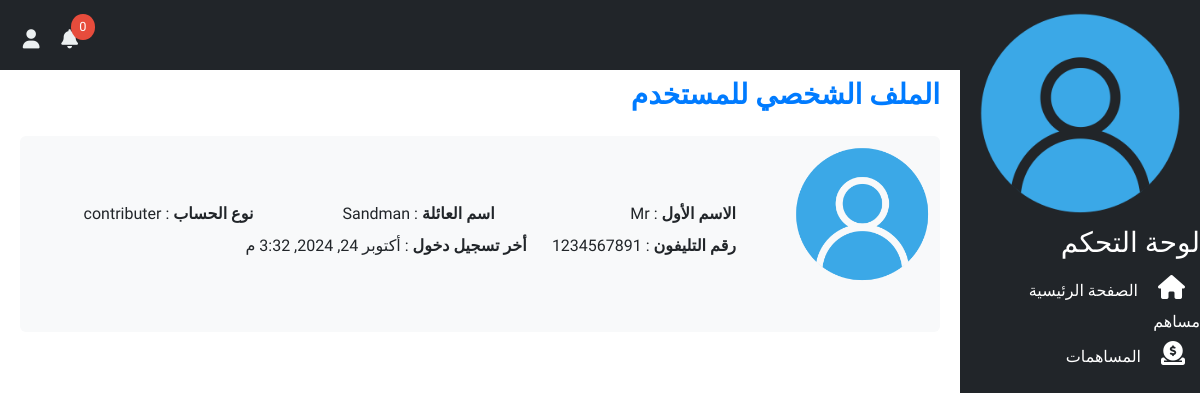
The page /dashboard/users/view/2 (signed in) on the database as committed earlier.
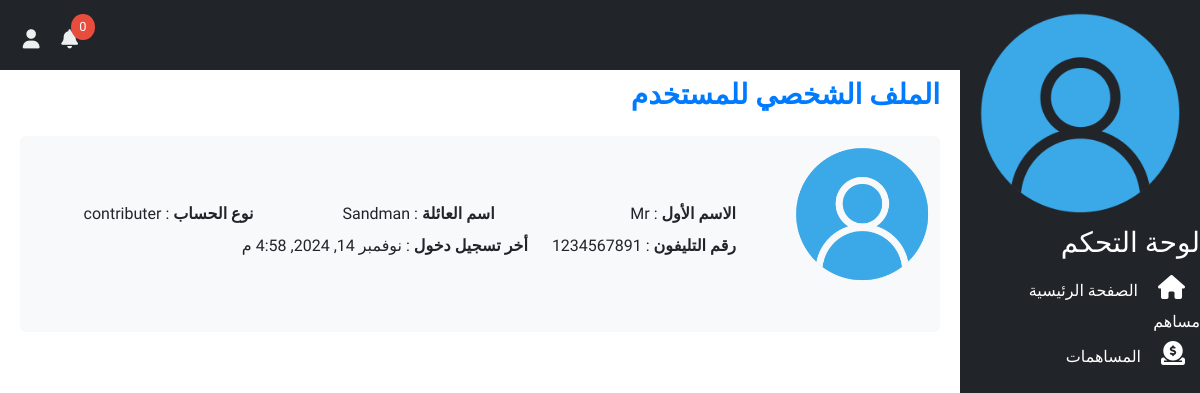
The same page on the database as committed later.
### user_auth/models.py (models this page shows, shortened)
class User(AbstractUser):
    username = None  # Remove username field
    phone_number = models.CharField(max_length=10, unique=True, default='')  # New phone number field
    profile_pic = models.ImageField(upload_to='profile_pics/', max_length=1200, blank=True, null=True)
    ACCOUNT_TYPE_CHOICES = [
        ('admin', _('Administrator')),
        ('seller', _('Seller')),
        ('contributor', _('Contributor')),
    ]
    account_type = models.CharField(
        verbose_name=_('Account Type'),
        max_length=12,
        choices=ACCOUNT_TYPE_CHOICES,
    )
    notifications_count = models.IntegerField(default=0)  # Initialize notifications count
    orders_count = models.IntegerField(default=0)  # Initialize orders count
    USERNAME_FIELD = 'phone_number'
    REQUIRED_FIELDS = ['email']  # Optional email field
    objects = UserManager()

### dashboard/views.py (the view)
# urls.py: path('users/view/<int:id>',views.user_view,name='view_user'),
@login_required
@user_passes_test(tests.is_contributor_or_staff)
def user_view(request, id=None):
    if id is None:  # No ID is passed, show the logged-in user's profile
        user = request.user
    else:
        if request.user.is_staff or request.user.pk == id:
            user = get_user_model().objects.get(pk=id)
        else:
            raise PermissionDenied
    context = {
        'user': user
    }
    return render(request, 'dashboard/user-view.html', context=context)

### dashboard/context_processors.py (called while the page is built)
def user_info(request):
    return {
        'is_staff': request.user.is_staff,
        'is_authenticated': request.user.is_authenticated,
    }

def global_context(request):
    admin = get_user_model().objects.filter(is_superuser=True,is_staff=True).first()
    return {
        'notifications_count': admin.notifications_count,  # Use the stored count
        'orders_count': admin.orders_count,
    }

### dashboard/tests.py (called while the page is built)
def is_contributor_or_staff(user):
    return user.account_type == 'contributer' or user.is_staff

### user_auth/authentication.py (called while the page is built)
    def get_user(self, user_id):
        try:
            return User.objects.get(pk=user_id)
        except User.DoesNotExist:
            return None

### dashboard/templates/dashboard/user-view.html (shortened to what this page needs)
{% extends 'dashboard/index.html' %}
{% load static %}
{% load i18n %}
{% block extra_css %}
  <link rel="stylesheet" href="{% static 'dashboard/css/profile.css' %}" />
{% endblock %}
{% block heading %}
  {% trans 'User Profile' %}
{% endblock %}
{% block PageContent %}
  <div class="bg-light p-2 m-2 rounded d-flex align-items-center position-relative">
    <div id="image-upload" class="position-relative">
      {% if user.profile_pic %}
        <img src="{{ user.profile_pic.url }}" width="140" alt="{{ user.name }}" id="user-image" />
      {% else %}
        <img src="{% static 'img/user.png' %}" width="140" alt="{{ user.name }}" id="user-image" />
      {% endif %}
    </div>
    <div class="d-flex flex-column flex-grow-1">
      <div class="user-data d-flex flex-column justify-content-between ms-2 flex-grow-1 mb-auto">
        <div class="row justify-content-between flex-fill mb-2">
          <span class="col"><strong>{% trans 'First Name' %}</strong> : {{ user.first_name }}</span>
          <span class="col"><strong>{% trans 'Last Name' %}</strong> : {{ user.last_name }}</span>
          {% if user.account_type %}
            <span class="col"><strong>{% trans 'Account type' %}</strong> : {{ user.get_account_type_display }}</span>
          {% endif %}
        </div>
        <div class="row justify-content-between flex-fill mb-2">
          <span class="col"><strong>{% trans 'Phone Number' %}</strong> : {{ user.phone_number }}</span>
          <span class="col"><strong>{% trans 'Last Login' %}</strong> : {{ user.last_login }}</span>
          <span class="col"><strong></strong> </span>
        </div>
      </div>
    </div>
  </div>
{% endblock %}

### dashboard/templates/dashboard/index.html (shortened to what this page needs)
{% extends 'frontend/index.html' %}
{% load static i18n %}
{% load menu_tags %}
{% block css %}
  <link rel="stylesheet" href="{% static 'dashboard/css/index.css' %}" />
  <link rel="stylesheet" href="https://cdn.datatables.net/1.13.4/css/dataTables.bootstrap5.min.css" />
{% endblock %}
{% block content %}
  <div id="dash-container">
    {% block sidebar %}
      <div class="d-flex flex-column bg-dark" id="sidebar">
        {% if request.user.profile_pic %}
          <img src="{{ request.user.profile_pic.url }}" alt="Profile Picture" id="user-image-preview" />
        {% else %}
          <img src="{% static 'img/user.png' %}" alt="Profile Picture" id="user-image-preview" />
        {% endif %}
        <h3>{% trans 'Controle Panel' %}</h3>
        <nav class="primary_menu">
          <li class="nav-item">
            <a href="{% url 'dash:home' %}">
              <i class="fas fa-home"></i>
              {% trans 'Home Page' %}
            </a>
          </li>
          {% if request.user.is_staff %}
            <div class="sidebar-heading">
              {% trans 'administator' %}
            </div>
            <li class="nav-item">
              <a href="{% url 'dash:users' %}">
                <i class="fas fa-users"></i>
                {% trans 'Users' %}
              </a>
            </li>
            <li class="nav-item">
              <a href="{% url 'dash:products_list' %}">
                <i class="fas fa-layer-group"></i>
                {% trans 'Stock' %}
              </a>
            </li>
            <li class="nav-item">
              <a href="{% url 'dash:contribution_list' %}">
                <i class="fas fa-circle-dollar-to-slot"></i>
                {% trans 'Contributions' %}
              </a>
            </li>
            <li class="nav-item">
              <a href="{% url 'dash:report_list' %}">
                <i class="fas fa-flag"></i>
                {% trans 'Reports' %}
              </a>
            </li>
            <li class="nav-item">
              <a href="{% url 'dash:earnings_list' %}">
                <i class="fas fa-dollar-sign"></i>
                {% trans 'Earnings' %}
              </a>
            </li>
            <li class="nav-item justify-content-between">
              <a href="{% url 'dash:join_request_list' %}"><i class="fab fa-first-order"></i>
                 {% trans 'Requests' %}</a>
                 <span class="bg-blue px-2 py-1 rounded mx-1">
                  {{orders_count}}+
                 </span>
            </li>
          {% elif request.user.account_type == 'contributer' %}
            <div class="sidebar-heading">
              {% trans 'contributer' %}
            </div>
            <li class="nav-item">
              <a href="{% url 'dash:contribution_list' %}">
                <i class="fas fa-circle-dollar-to-slot"></i>
                {% trans 'Contributions' %}
              </a>
            </li>
          {% endif %}
        </nav>
      </div>
    {% endblock %}
    <div id="content-wrapper" class="d-flex flex-column">
      <div id="content">
        {% block subnav %}
          <div class="header">
            {% if request.user.is_authenticated %}
              <div class="dropdown" id="notificationsDropdown">
                <button class="dropdown-toggle" aria-label="Notifications" aria-haspopup="true" aria-expanded="false">
                  <i class="fas fa-bell"></i>
                  <span class="notification-badge">{{ notifications_count }}</span>
                </button>
              </div>
            {% endif %}
            <div class="dropdown" id="userDropdown">
              <button class="dropdown-toggle" aria-label="User menu" aria-haspopup="true" aria-expanded="false"><i class="fas fa-user"></i></button>
            </div>
          </div>
        {% endblock %}
        <div class="container-fluid">
          <div class="d-sm-flex align-items-center justify-content-between mb-4">
            <h1 class="h3 mb-0 text-gray-800 m-2 text-blue flex-grow-1" style="font-weight: 600;">
              {% block heading %}{% endblock %}
            </h1>
          </div>
          <div id="page_content" style="margin-bottom: 3rem;">
            {% block PageContent %}
            {% endblock %}
          </div>
        </div>
      </div>
    </div>
  </div>
{% endblock %}

### frontend/templates/frontend/index.html (shortened to what this page needs)
{% load static i18n %}
<!DOCTYPE html>
<html lang="ar" dir="rtl">
  <head>
    <link href="https://cdn.jsdelivr.net/npm/bootstrap-icons@1.5.0/font/bootstrap-icons.css" rel="stylesheet" />
    <link rel="stylesheet" href="https://cdn.jsdelivr.net/npm/sweetalert2@11/dist/sweetalert2.min.css" />
    <link href="https://cdnjs.cloudflare.com/ajax/libs/SimpleLightbox/2.1.0/simpleLightbox.min.css" rel="stylesheet" />
    <link rel="stylesheet" href="https://cdnjs.cloudflare.com/ajax/libs/font-awesome/6.6.0/css/all.min.css" />
    <link href="{% static 'frontend/css/styles.css' %}" rel="stylesheet" />
    <link href="{% static 'frontend/css/extra.css' %}" rel="stylesheet" />
    {% block css %}
    {% endblock %}
    {% block extra_css %}
    {% endblock %}
  </head>
  <body id="page-top">
    {% block content %}{% endblock %}
  </body>
</html>

### frontend/static/frontend/css/extra.css (style rules this page uses)
.text-blue { color: #007bff; }

### dashboard/static/dashboard/css/index.css (style rules this page uses)
:root { --primary-color: #3498db; --secondary-color: #2c3e50; --text-color: #ecf0f1; --hover-color: #2980b9; --transition-speed: 0.3s; }
*:not(i) { font-family: "Cairo", sans-serif !important; }
#sidebar { min-width: 240px; max-width: 350px; overflow: auto; }
#sidebar * { color: #fff; }
#user-image-preview { width: 210px; height: 210px; border-radius: 1rem; margin: .5rem auto .5rem auto; }
#sidebar li { display: flex; align-items: center; }
#sidebar i { font-size: 24px; margin-left: 1rem; }
#sidebar li a { padding: 7px 0 7px 0; margin-right: 15px; text-decoration: none; }
#sidebar .primary_menu, #sidebar .secondary_menu { list-style: none; }
#dash-container { display: flex; width: 100%; height: 100vh; }
.header { background-color: var(--bs-dark); color: var(--text-color); padding: 1rem; display: flex; justify-content: end; align-items: center; }
.dropdown { position: relative; width: 32px; height: 32px; margin: .2rem; }
.dropdown-toggle { background-color: transparent; color: var(--text-color); border: none; margin: 0; cursor: pointer; border-radius: 50%; font-size: 1.2rem; transition: background-color var(--transition-speed); display: flex; align-items: center; justify-content: center; width: 40px; height: 40px; aspect-ratio: 1 / 1; }
.dropdown-toggle::after { display: none; }
.notification-badge { background-color: #e74c3c; color: white; border-radius: 50%; padding: 0.2rem 0.5rem; font-size: 0.8rem; position: absolute; top: -5px; right: -5px; }
#content-wrapper { position: relative; display: flex; flex-direction: column; flex-grow: 1; height: 100vh; }
#content { overflow: auto; }

### dashboard/static/dashboard/css/profile.css (style rules this page uses)
#image-upload { border-radius: 5px; width: 180px; height: 180px; margin-left: 1rem; }
span { white-space: nowrap; }
#edit-profile, button { display: block; max-width: fit-content; margin-right: auto; margin-top: .5rem; }

Rows that differ between the two databases and show on the page:
changed User "Mr": last_login "أكتوبر 24, 2024, 3:32 م" → "نوفمبر 14, 2024, 4:58 م"
